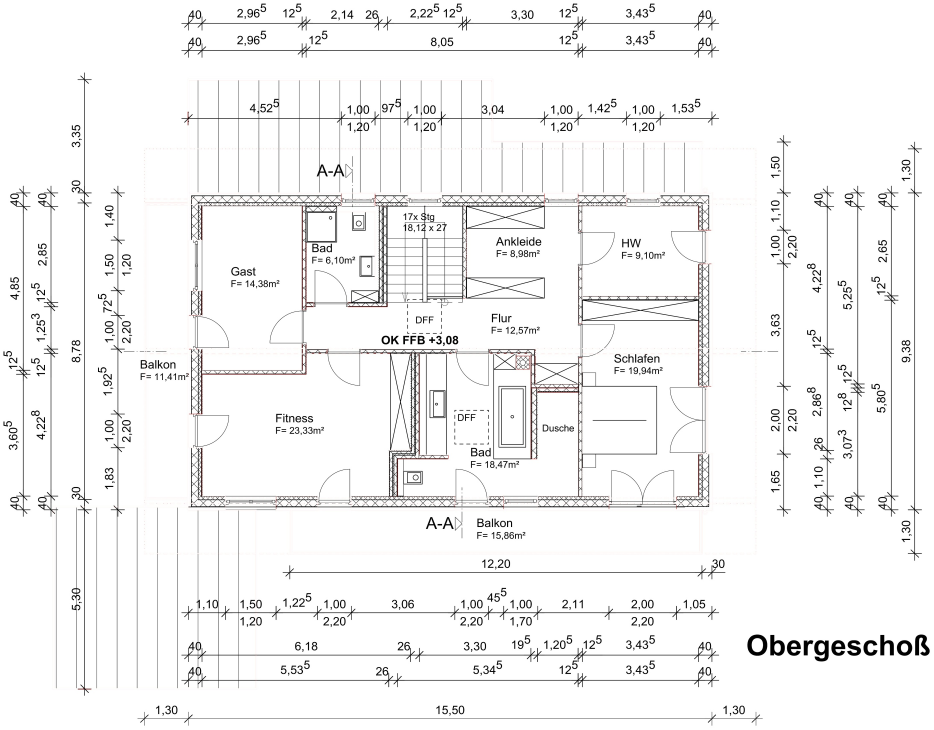
#> input picture plan.jpg, 2800 x 2188 px (shown at 1/3 size)
$ python -i interior_detection.py   (imports and definitions only)   (older library calls are emulated)
#> lines starting #> are read from the running program, lines starting #| are printed output that depends on the picture; after the words box and inside, x2 and y2 are one past the last pixel; in counts of white or black regions, pixels touching at a corner belong together
#> further down, picture is the input picture: shape (2188, 2800, 3); mean B, G, R 243.9, 244, 244.2
# frontier_flood_adaptive_exclusive.py
# Flood în trepte pornind de pe frontiere, 100% adaptiv:
#  1) BLUE   – flood din margini (fundal), toleranță din statisticile marginilor
#  2) GREEN  – flood de pe frontiera BLUE, traversând doar delimitări foarte subțiri (percentilă joasă pe frontieră)
#  3) YELLOW – flood de pe frontiera (BLUE∪GREEN), traversând delimitări ceva mai groase (percentilă medie pe frontieră)
# Măștile sunt EXCLUSIVE (fără suprapuneri), apoi colorăm o singură dată.
#
# Intrare: test10_out/step8_classified/blueprints
# Ieșire:  test10_out/step9_frontier_bgy_exclusive

import os
from pathlib import Path
import cv2
import numpy as np

INPUT_DIR  = "test3_out/step8_classified/side_views"
OUTPUT_DIR = "test3_out/step9_frontier_bgy_exclusive"
# [1 line not run here, left out]

# ---------------- Utils generale ----------------

def imread(p: Path):
    arr = np.fromfile(str(p), np.uint8)
    return cv2.imdecode(arr, cv2.IMREAD_COLOR)

def odd(x: int) -> int:
    return x if x % 2 == 1 else x + 1

def dynamic_seed_step(h, w):
    # densitate seeds pe margini proporțională cu rezoluția
    return max(6, int(min(h, w) / 64))

# [14 lines left out: function sample_border_stats, not called in this run]

# ---------------- Linii + grosimi ----------------

def detect_lines_mask(bgr):
    """
    Masca 0/255 a liniilor (fără solidify), adaptată rezoluției.
    """
    h, w = bgr.shape[:2]
#> h = 2188; w = 2800
    g = cv2.cvtColor(bgr, cv2.COLOR_BGR2GRAY)
    g = cv2.normalize(g, None, 0, 255, cv2.NORM_MINMAX)

    # morfologie adaptivă
    k_open = max(1, min(int(0.0025 * min(h, w)), 5))
#> k_open = 5
    k_edge_close = max(1, min(int(0.0035 * min(h, w)), 5))
#> k_edge_close = 5

    block = odd(max(15, int(min(h, w) / 32)))
#> block = 69
    C = max(5, int(block * 0.22))
#> C = 15

    bw = cv2.adaptiveThreshold(g, 255, cv2.ADAPTIVE_THRESH_MEAN_C,
                               cv2.THRESH_BINARY_INV, block, C)
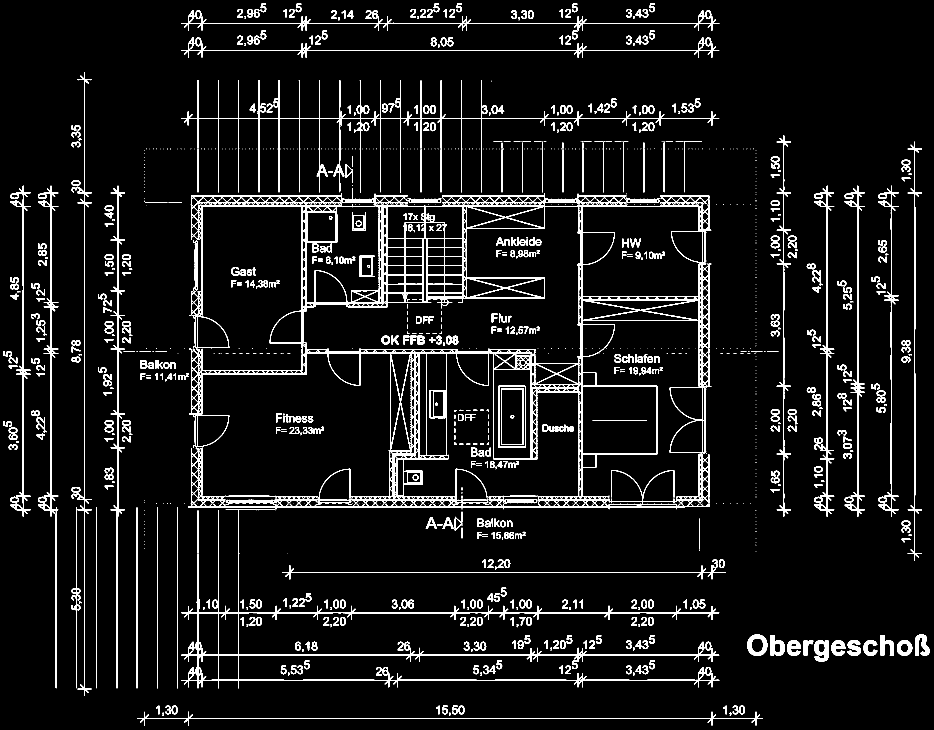
#> bw: shape (2188, 2800) (shown at 1/3 size); 5.9% white; 1403 white regions (667 under 20 px), largest, box (x1, y1, x2, y2) and area: (564, 580, 2134, 1528) 118047, (544, 1531, 2158, 2065) 24446, (544, 240, 2158, 578) 17474
    if k_open > 1:
        bw = cv2.morphologyEx(bw, cv2.MORPH_OPEN, np.ones((k_open, k_open), np.uint8))
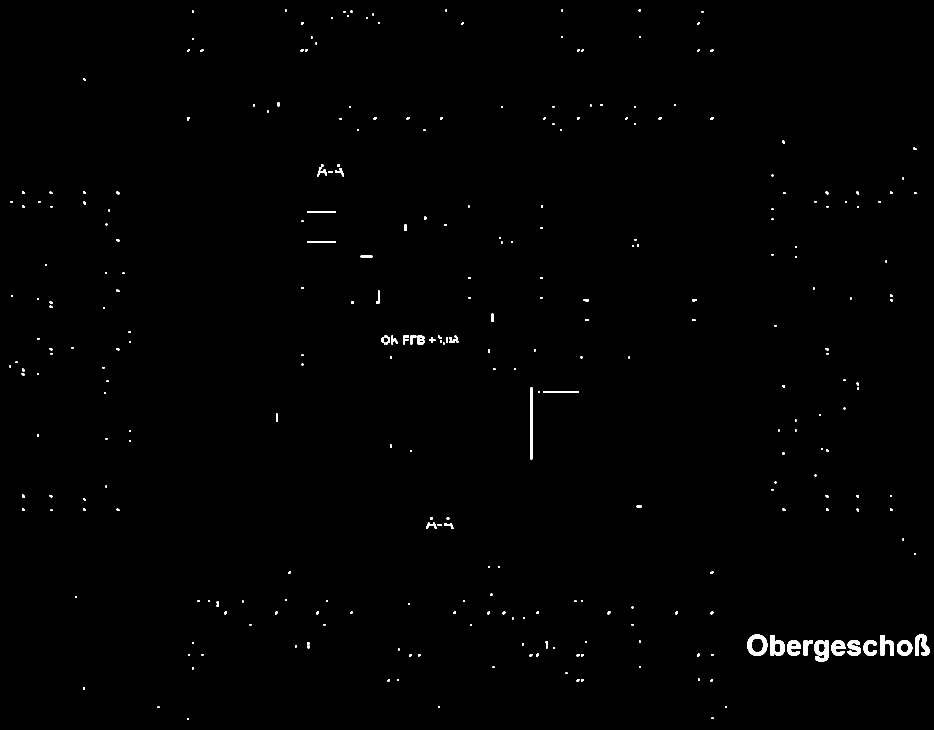
#> bw: shape (2188, 2800) (shown at 1/3 size); 0.5% white; 308 white regions, largest, box (x1, y1, x2, y2) and area: (2242, 1903, 2302, 1967) 1958, (2443, 1921, 2486, 1985) 1783, (2745, 1903, 2789, 1967) 1705

    # Canny cu praguri din Otsu (scalar) + fallback
    otsu_ret, _ = cv2.threshold(g, 0, 255, cv2.THRESH_BINARY + cv2.THRESH_OTSU)
#> otsu_ret = 151
    if not np.isfinite(otsu_ret) or otsu_ret <= 0:
        gx = cv2.Sobel(g, cv2.CV_32F, 1, 0, ksize=3)
        gy = cv2.Sobel(g, cv2.CV_32F, 0, 1, ksize=3)
        mag = np.sqrt(gx*gx + gy*gy)
        p50 = float(np.percentile(mag, 50))
        p90 = float(np.percentile(mag, 90))
        c_lo = int(max(5, 0.5 * p50))
        c_hi = int(max(30, 0.5 * p90))
    else:
        c_lo = int(max(5, 0.25 * otsu_ret))
#> c_lo = 37
        c_hi = int(max(30, 0.55 * max(50, otsu_ret)))
#> c_hi = 83

    edges = cv2.Canny(g, c_lo, c_hi)
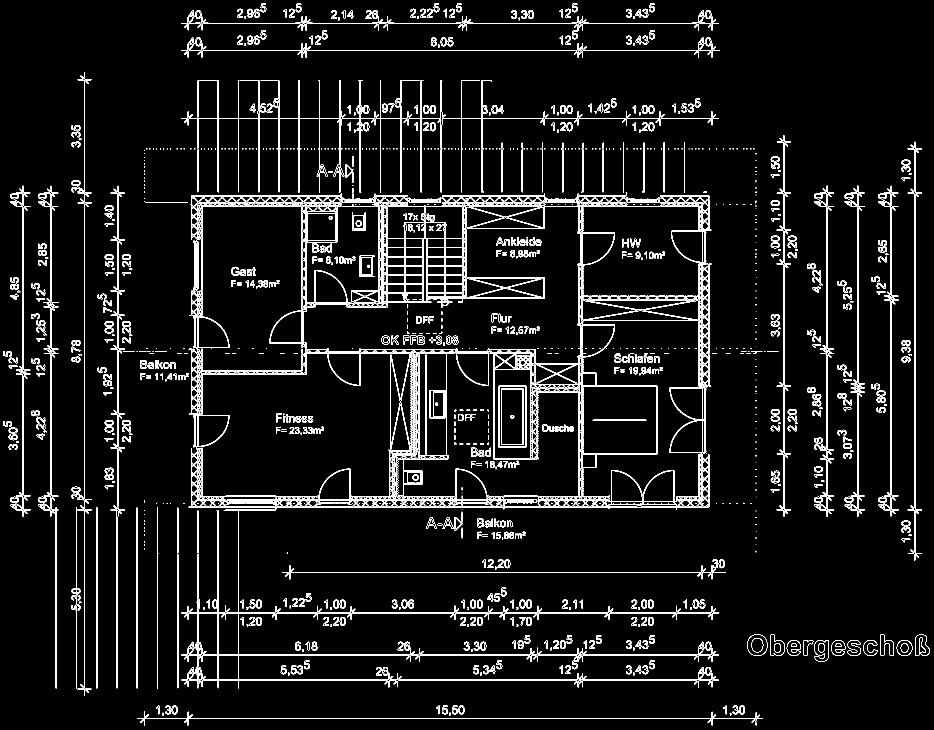
#> edges: shape (2188, 2800) (shown at 1/3 size); 4.2% white in thin lines or dots
    if k_edge_close > 1:
        edges = cv2.morphologyEx(edges, cv2.MORPH_CLOSE, np.ones((k_edge_close, k_edge_close), np.uint8))
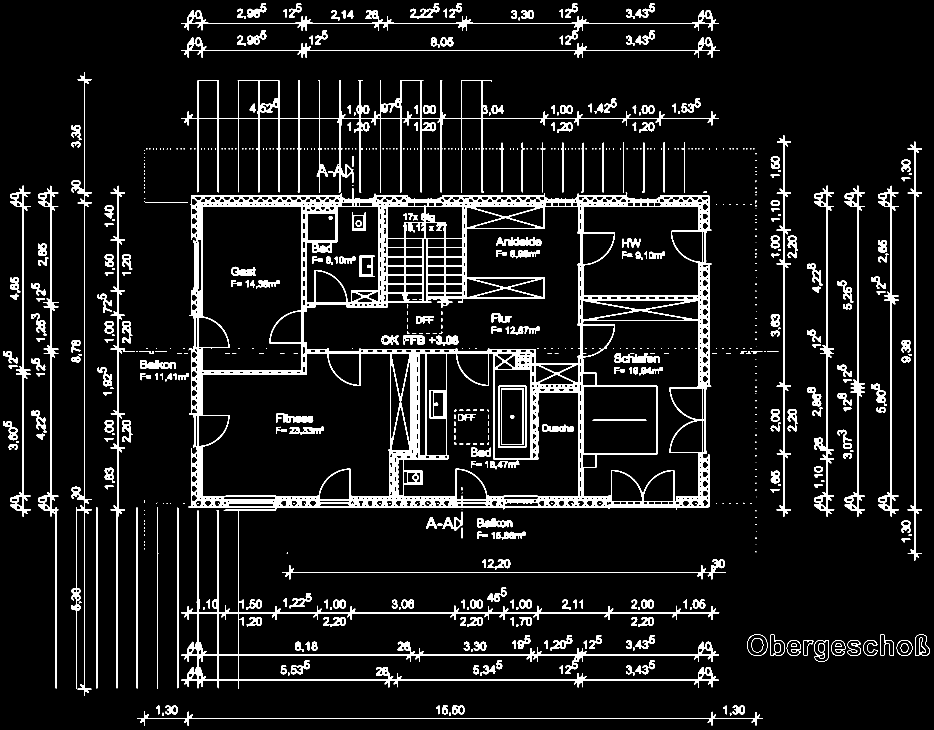
#> edges: shape (2188, 2800) (shown at 1/3 size); 8% white; 684 white regions (288 under 20 px), largest, box (x1, y1, x2, y2) and area: (544, 564, 2158, 2065) 236757, (544, 240, 2157, 578) 28187, (215, 217, 275, 2088) 10792

    U = cv2.bitwise_or(bw, edges)
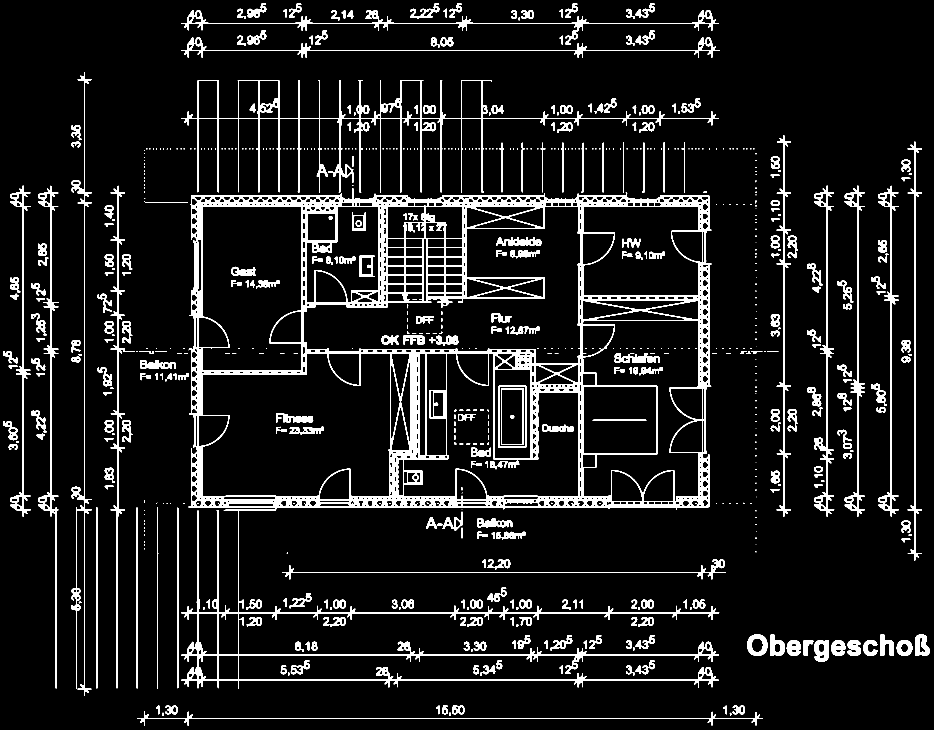
#> U: shape (2188, 2800) (shown at 1/3 size); 8.2% white; 678 white regions (288 under 20 px), largest, box (x1, y1, x2, y2) and area: (544, 564, 2158, 2065) 236758, (544, 240, 2157, 578) 28237, (215, 217, 275, 2088) 10792
    U = cv2.morphologyEx(U, cv2.MORPH_OPEN, np.ones((3,3), np.uint8))
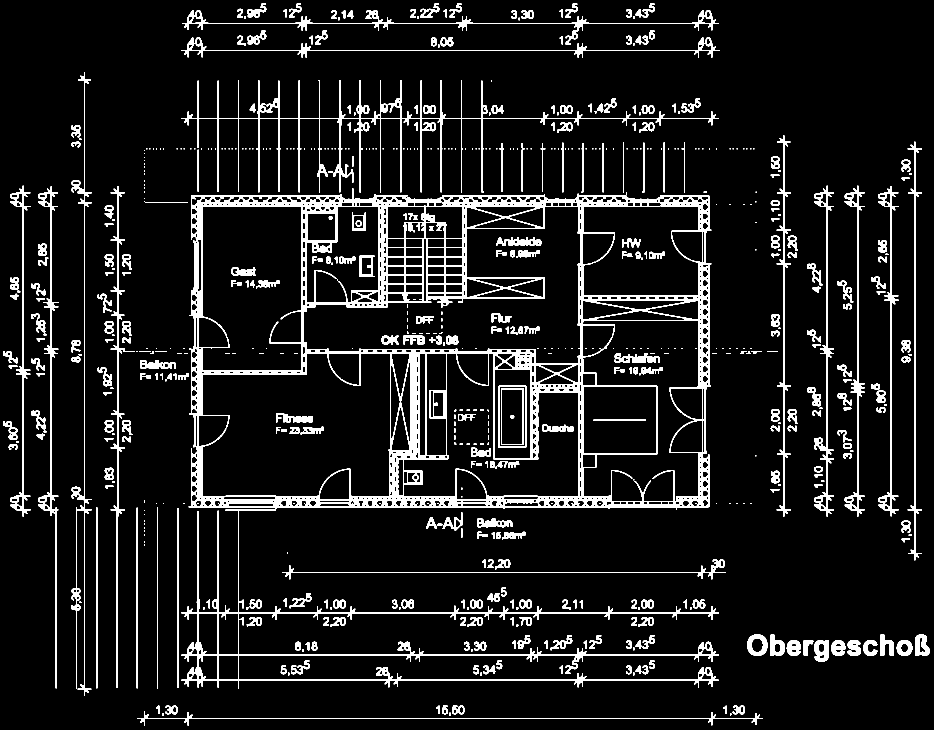
#> U: shape (2188, 2800) (shown at 1/3 size); 8.2% white; 651 white regions (196 under 20 px), largest, box (x1, y1, x2, y2) and area: (566, 565, 2134, 1528) 202077, (544, 1528, 2157, 2065) 32216, (544, 240, 2157, 578) 27304
    return U

# [203 lines left out: functions thickness_dt, flood_blue_from_border, make_frontier, seeds_from_frontier, flood_from_seeds_MASKONLY, boundary_thickness_stats and 3 more, not called in this run]

# [2 lines not run here, left out]

>>> import cv2
>>> picture = cv2.imread('plan.jpg')
>>> result = detect_lines_mask(picture)
